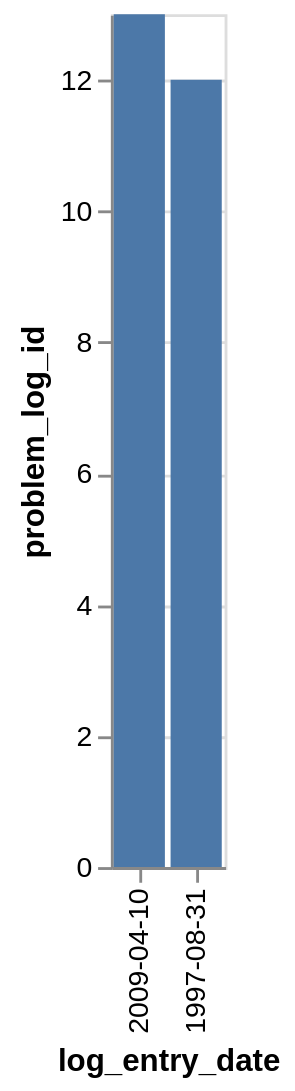

Source (Vega-Lite JSON):
### Vega-Lite specification from a JSON file in a GitHub repository (floating-point values rounded to 4 significant figures)
{"data": {"values": [{"x_data": "2009-04-10", "y_data": 13}, {"x_data": "1997-08-31", "y_data": 12}]}, "mark": "bar", "encoding": {"x": {"field": "x_data", "type": "nominal", "title": "log_entry_date", "sort": "descending"}, "y": {"field": "y_data", "type": "quantitative", "title": "problem_log_id"}}}
